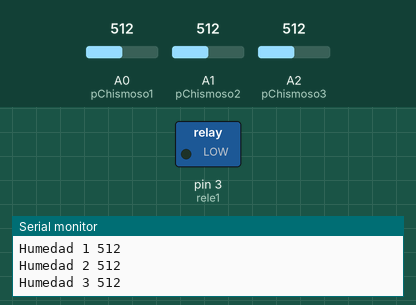
Recording of a sketch running on a simulated Arduino Uno, built with avr-gcc and run on an emulated ATmega328P. Parts: switched loads named in the sketch (green lamp = pin HIGH), the last lines printed to the serial monitor. The test bench sets the inputs (shaded band); at power-on: A2 (pChismoso3) = 512, A0 (pChismoso1) = 512, A1 (pChismoso2) = 512.

Above: at 6.2 s.
6.3 s: A2 (pChismoso3) set to 693
8.2 s: A2 (pChismoso3) set to 709
At 9.8 s:
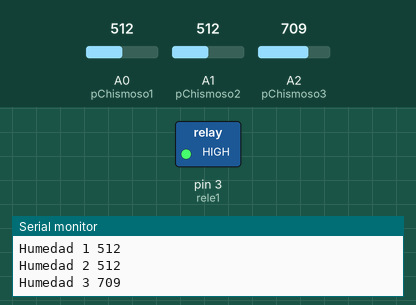
Timing chart, 0 to 11.3 s (numbered marks = the images above; inputs shaded):
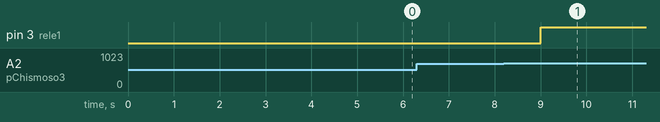

Measured:
- the behaviour switches between 700 and 701 on A2 (pChismoso3) (found by bisection; images 0 and 1)
- after the input at 8.2 s, pin 3 (rele1): LOW → HIGH after 0.81 s

The sketch:

prueba_bomba.ino
```cpp
int rele1 = 3;
const int pChismoso1 = A0;
const int pChismoso2 = A1;
const int pChismoso3 = A2;

void setup() {
  pinMode(rele1, OUTPUT);
  Serial.begin(9600);
  digitalWrite(rele1, LOW);
  Serial.println("Se terminó la comprobación");
  delay(5000);
}

void loop() {

  int humedad1 = analogRead(pChismoso1);
  int humedad2 = analogRead(pChismoso2);
  int humedad3 = analogRead(pChismoso3);
  Serial.println("Monitoreando: ");
  Serial.print("Humedad 1 "); Serial.println(humedad1);
  Serial.print("Humedad 2 "); Serial.println(humedad2);
  Serial.print("Humedad 3 "); Serial.println(humedad3);

  //TONEL VACIO
  if ( (humedad2 > 700) && (humedad1 > 700) ) {
    digitalWrite(rele1, LOW);
    Serial.println("Tanque vacío");
    Serial.print("Humedad 1 "); Serial.println(humedad1);
    Serial.print("Humedad 2 "); Serial.println(humedad2);
    Serial.print("Humedad 3 "); Serial.println(humedad3);
    delay(1000);
  }
  //TONEL LLENO
  else if ( (humedad1 < 700) && (humedad2 < 700)) {
    if (humedad3 > 700) { //TINACO VACIO?
      digitalWrite(rele1, HIGH);
      Serial.println("Llenando...");
      Serial.print("Humedad 1 "); Serial.println(humedad1);
      Serial.print("Humedad 2 "); Serial.println(humedad2);
      Serial.print("Humedad 3 "); Serial.println(humedad3);
      delay(1000);
    }
  }
  //TINACO LLENO
  else if ( (humedad3 < 700)) {
    digitalWrite(rele1, LOW);
    Serial.println("Se apagó el rele");
    delay(1000);
  }

  delay(1000);
}
```
